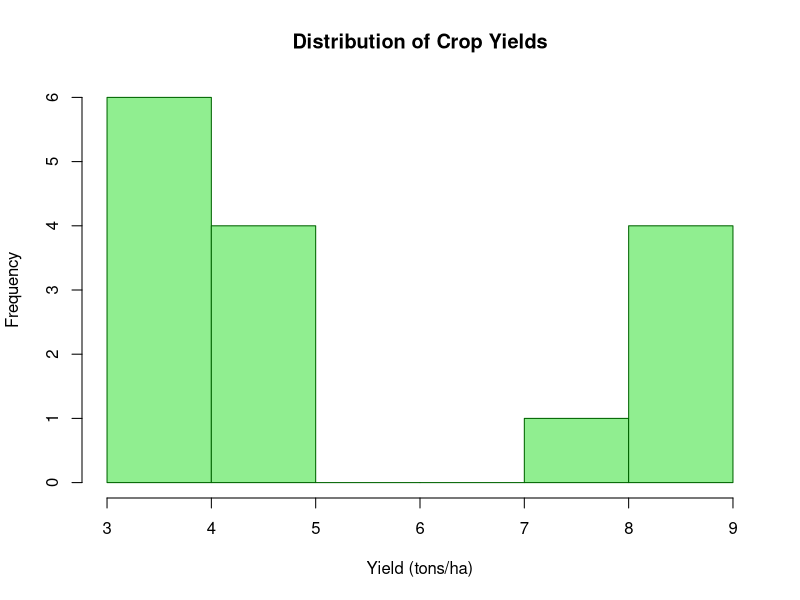

Write the R code that produced this figure.
## ---- chunk 1
# Addition
2 + 3

# Subtraction
10 - 4

# Multiplication
5 * 6

# Division
20 / 4

# Exponentiation
2^3

# Square root
sqrt(16)
## ---- chunk 2
# Store crop yield data
wheat_yield <- 4.2
corn_yield <- 8.5
soybean_yield <- 3.1

# Display the values
wheat_yield
corn_yield
soybean_yield

# Calculate total yield
total_yield <- wheat_yield + corn_yield + soybean_yield
total_yield
## ---- chunk 3
# Create a vector of plant heights (in cm)
plant_heights <- c(25, 30, 28, 32, 27, 29, 31, 26)
plant_heights

# Calculate basic statistics
mean(plant_heights)      # Average height
max(plant_heights)       # Tallest plant
min(plant_heights)       # Shortest plant
length(plant_heights)    # Number of plants
## ---- chunk 4
# Farm area calculation
field_length <- 100  # meters
field_width <- 50    # meters
field_area <- field_length * field_width
cat("Field area:", field_area, "square meters\n")

# Convert to hectares (1 hectare = 10,000 m²)
field_hectares <- field_area / 10000
cat("Field area:", field_hectares, "hectares\n")

# Seed calculation
seeds_per_sqm <- 200
total_seeds_needed <- field_area * seeds_per_sqm
cat("Total seeds needed:", total_seeds_needed, "seeds\n")

# Convert to kg (assuming 1000 seeds = 50g)
seed_weight_kg <- (total_seeds_needed / 1000) * 0.05
cat("Seed weight needed:", seed_weight_kg, "kg\n")
## ---- chunk 5
# Exercise 1: Calculate fertilizer needed
# If you need 150 kg of fertilizer per hectare, 
# how much do you need for a 2.5 hectare field?

hectares <- 2.5
fertilizer_per_hectare <- 150
total_fertilizer <- # Complete this calculation

# Uncomment the line below when you're done:
# cat("Total fertilizer needed:", total_fertilizer, "kg\n")
## ---- chunk 6
# Exercise 2: Crop yield comparison
# Create vectors for yields of three varieties
variety_A <- c(4.2, 4.5, 4.1, 4.3, 4.4)
variety_B <- c(3.8, 4.0, 3.9, 4.1, 3.7)
variety_C <- c(4.6, 4.8, 4.4, 4.7, 4.5)

# Calculate the average yield for each variety
avg_A <- # Complete this
avg_B <- # Complete this  
avg_C <- # Complete this

# Which variety has the highest average yield?
## ---- chunk 7
# Load the sample crop data
crop_data <- read.csv("sample_crop_data.csv")

# Display first few rows
head(crop_data)

# Get basic information about the dataset
str(crop_data)
summary(crop_data)
## ---- chunk 8
# Create a simple histogram of yields
hist(crop_data$yield, 
     main = "Distribution of Crop Yields",
     xlab = "Yield (tons/ha)",
     col = "lightgreen",
     border = "darkgreen")
